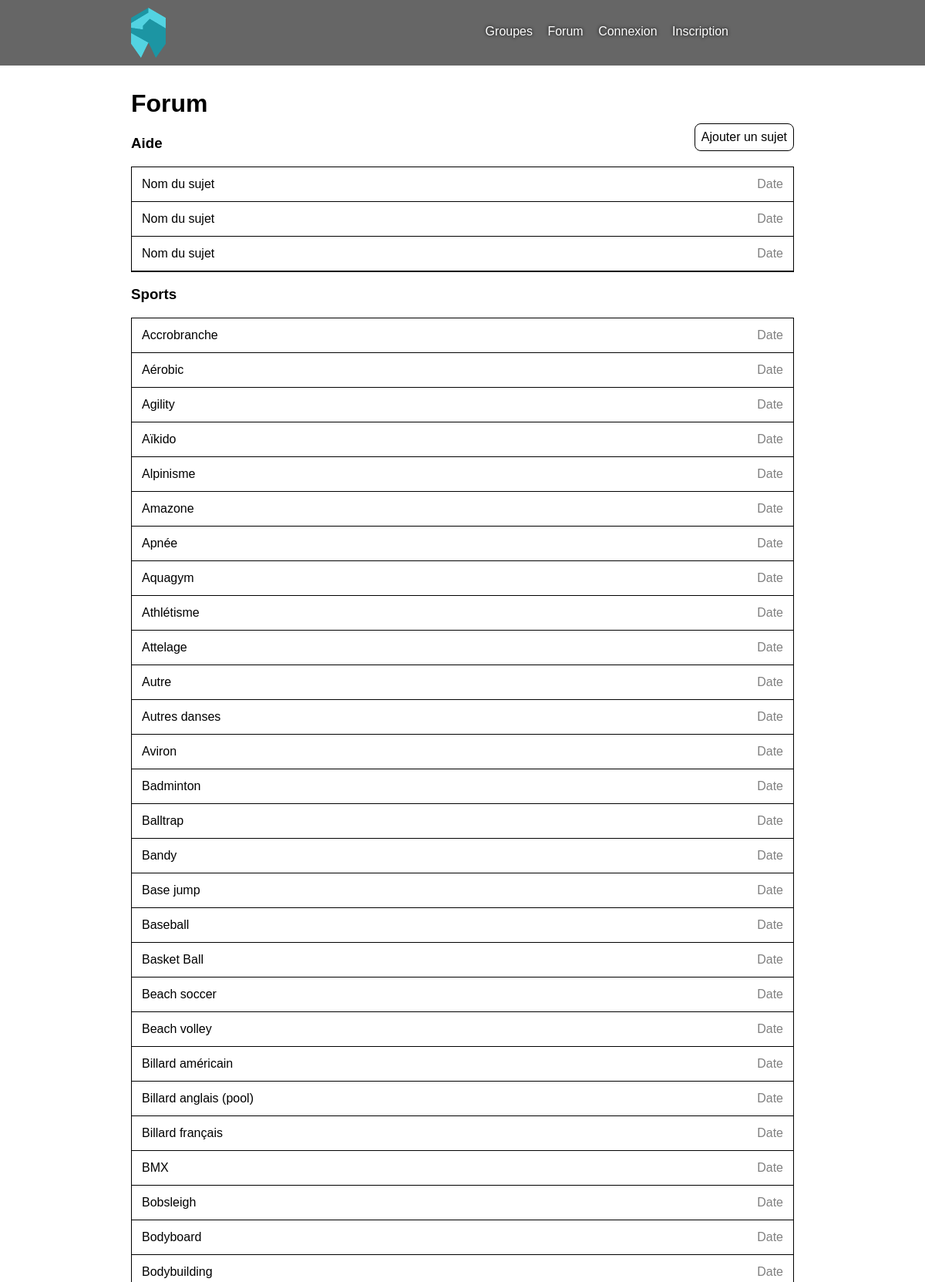
Page /?page=forum (upper part) on the committed database.
### tables this page shows
CREATE TABLE `sports` (
  `id` int(11) NOT NULL,
  `nom` varchar(255) NOT NULL,
  `description` text NOT NULL
);

### modeles/sports.php (called while the page is built, shortened)
<?php
function recuperer_sports() {
	global $pdo;
	$stmt = $pdo->query('SELECT * FROM sports');
	$resultat = array();
	while($ligne = $stmt->fetch()) {
		$resultat[] = $ligne;
	}
	return $resultat;
}

### modeles/membres.php (called while the page is built, shortened)
<?php
function connecte() {
	return isset($_SESSION['id']);
}

### vues/forum.php (the view)
<div class="forum">
	<h1>Forum</h1>
	<a href="?page=forum&amp;ajouter" class="ajouter-sujet">Ajouter un sujet</a>
	<h3>Aide</h3>
	<div class="sujets">
		<ul>
			<li><a href="?page=forum&amp;sujet="><span class="date">Date</span><span class="nom">Nom du sujet</span></a></li>
			<li><a href="?page=forum&amp;sujet="><span class="date">Date</span><span class="nom">Nom du sujet</span></a></li>
			<li><a href="?page=forum&amp;sujet="><span class="date">Date</span><span class="nom">Nom du sujet</span></a></li>
		</ul>
	</div>
	<h3>Sports</h3>
	<div class="sujets">
		<ul>
		<?php
			foreach ($sports as $sport) {
		?>
			<li><a href="?page=forum&amp;sujet="><span class="date">Date</span><span class="nom"><?php echo $sport['nom']; ?></span></a></li>
		<?php
			}
		?>
		</ul>
	</div>
</div>

### index.php (shortened to what this page needs)
<?php
if(isset($_GET['page']) && !empty($_GET['page'])) {
	$action = basename($_GET['page']);
} else {
	$action = 'accueil';
}
if(is_file('controleurs/' . $action . '.php')) {
	include 'controleurs/' . $action . '.php';
} else {
	include 'vues/404.php';
}
$contenu = ob_get_contents();
include 'vues/haut.php';
echo $contenu;
include 'vues/bas.php';

### controleurs/forum.php
<?php
include 'modeles/sports.php';
include 'modeles/forum.php';
$sports = recuperer_sports();
if(isset($_GET['ajouter'])) {
	if(isset($_POST['titre']) && isset($_POST['contenu'])) {
		if(!empty($_POST['titre']) && !empty($_POST['contenu'])) {
			if(ajouter_sujet_aide($_POST['titre'], $_POST['contenu'])) {
				header('Location:?page=forum');
				exit();
			} else {
			}
		} else {
			$message = 'Tous les champs sont obligatoires';
		}
	}
	include 'vues/forum-ajouter.php';
} else {
	include 'vues/forum.php';
}

### vues/haut.php (shortened to what this page needs)
<!DOCTYPE html>
<html lang="fr">
<head>
	<link rel="stylesheet" href="static/css/font-awesome.min.css">
	<link rel="stylesheet" type="text/css" href="static/css/style.css">
	<?php if(is_file('static/css/' . $action . '.css') || isset($fichier_css)) { ?><link rel="stylesheet" type="text/css" href="static/css/<?php echo (isset($fichier_css) ? $fichier_css : $action); ?>.css"><?php } ?>
</head>
<body>
	<header>
		<div class="page">
			<a href="?"><img src="static/images/logo2.png" alt="logo2" id="logo"></a>
			<nav>
				<ul>
					<li><a href="?page=groupes">Groupes</a></li>
					<li><a href="?page=forum">Forum</a></li>
				<?php if(connecte()) { ?>
					<li><a href="?page=mon-profil">Mon Compte</a></li>
					<li><a href="?page=deconnexion">Déconnexion</a></li>
				<?php } else { ?>
					<li><a href="?page=connexion">Connexion</a></li>
					<li><a href="?page=inscription">Inscription</a></li>
				<?php } ?>
				</ul>
			</nav>
		</div>
	</header>
	<div class="page">

### vues/bas.php (shortened to what this page needs)
	</div>
</body>
</html>

### static/css/style.css (style rules this page uses)
html, body { font-family: Helvetica, serif; margin:0; padding: 0; height:100%; }
header { height:85px; background-color: rgba(0, 0, 0, 0.6); }
header #logo { background-repeat: no-repeat; background-size: 77px auto; float: left; height: 65px; width: 45px; }
header nav { float: right; }
header nav ul { list-style: outside none none; margin-right: 70px; margin-top: 22px; min-height: 100%; position: relative; }
header nav ul li { display: inline; margin-left: -15px; }
header nav ul li a { color: white; padding: 9px 15px; text-decoration: none; text-shadow: 0px 0px 4px black; }
.page { width:60%; min-width: 860px; padding:10px; margin: auto; min-height:100%; }

### static/css/forum.css (style rules this page uses)
.forum > a.ajouter-sujet { float: right; color:black; text-decoration: none; padding:8px; border:1px solid black; margin-top: -15px; border-radius: 8px; }
.sujets { border:1px solid black; }
.sujets ul { padding:0; margin:0; }
.sujets li { border-bottom: 1px solid black; list-style: none; padding:13px; }
.sujets li a { color: black; text-decoration: none; }
.sujets li .date { float: right; color:gray; }

### rows in the picture
sports: nom "Accrobranche"
sports: nom "Aérobic"
sports: nom "Agility"
sports: nom "Aïkido"
sports: nom "Alpinisme"
sports: nom "Amazone"
sports: nom "Apnée"
sports: nom "Aquagym"
sports: nom "Athlétisme"
sports: nom "Attelage"
sports: nom "Autre"
sports: nom "Autres danses"
sports: nom "Aviron"
sports: nom "Badminton"
sports: nom "Balltrap"
sports: nom "Bandy"
sports: nom "Base jump"
sports: nom "Baseball"
sports: nom "Basket Ball"
sports: nom "Beach soccer"
sports: nom "Beach volley"
sports: nom "Billard américain"
sports: nom "Billard anglais (pool)"
sports: nom "Billard français"
sports: nom "BMX"
sports: nom "Bobsleigh"
sports: nom "Bodyboard"
sports: nom "Bodybuilding"
